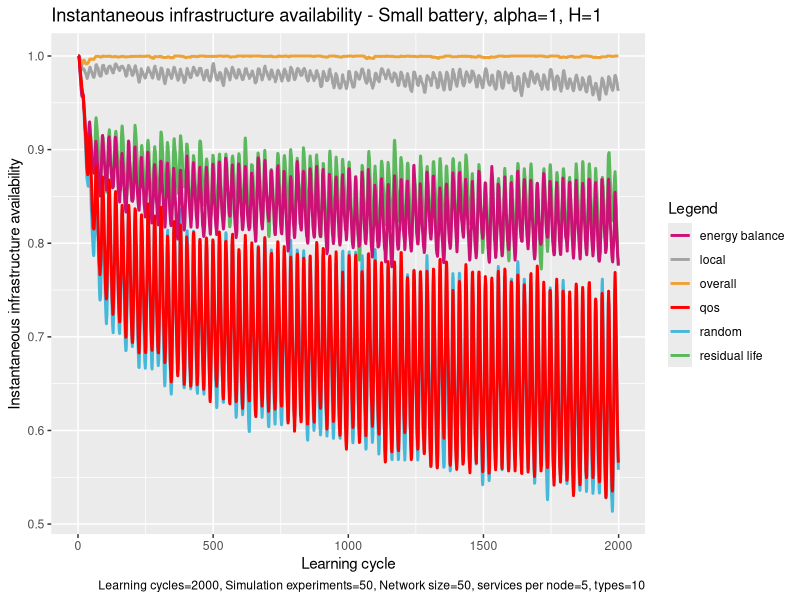

The R script that drew this image:
# execute all lines: ctrl + shift + enter

library(ggplot2)

# set working directory here
setwd(dirname(rstudioapi::getSourceEditorContext()$path))

overall <- read.table("exp_assembly_overall_energy_template.txt", 
                      header = F,
                      sep = " ",
                      col.names= c("overallx", "overally")
)

random <- read.table("exp_assembly_random.txt", 
                     header = F,
                     sep = " ",
                     col.names= c("randomx", "randomy")
)

res <- read.table("exp_assembly_residual_life_template.txt", 
                  header = F,
                  sep = " ",
                  col.names= c("resx","resy")
)

local <- read.table("exp_assembly_local_energy_template.txt", 
                    header = F,
                    sep = " ",
                    col.names= c("locx","locy")
)

learning <- read.table("exp_assembly_fair_energyBP.txt", 
                          header = F,
                          sep = " ",
                          col.names= c("enx","eny")
)

qos <- read.table("exp_assembly_QoS.txt", 
                       header = F,
                       sep = " ",
                       col.names= c("qosx","qosy")
)


overall_x <- overall$overallx
overall_y <- overall$overally

random_y <- random$randomy
res_y <- res$resy
local_y <- local$locy
energyAware_y <- learning$eny
qos_y <- qos$qosy

head(overall)

colors <- c("overall" = "#EEA236", "residual life" = "#5CB85C", "random" = "#46B8DA", "local"="gray64", "energy balance"="deeppink3", "qos"="#FF0000")

ggplot(data=local, aes(x=overall_x, col = group)) + 
  
  geom_line(aes(y = overall_y, color = "overall"), size = 1) +
  geom_line(aes(y = res_y, color = "residual life"), size = 1) +
  geom_line(aes(y = random_y, color = "random"), size = 1) +
  geom_line(aes(y = local_y, color = "local"), size = 1) +
  geom_line(aes(y = energyAware_y, color = "energy balance"), size = 1) +
  geom_line(aes(y = qos_y, color = "qos"), size = 1) +
  
  labs(x = "Learning cycle",
       y = "Instantaneous infrastructure availability",
       color = "Legend",
       title = "Instantaneous infrastructure availability - Small battery, alpha=1, H=1", 
       caption = "Learning cycles=2000, Simulation experiments=50, Network size=50, services per node=5, types=10") +
  
  scale_color_manual(values = colors)
